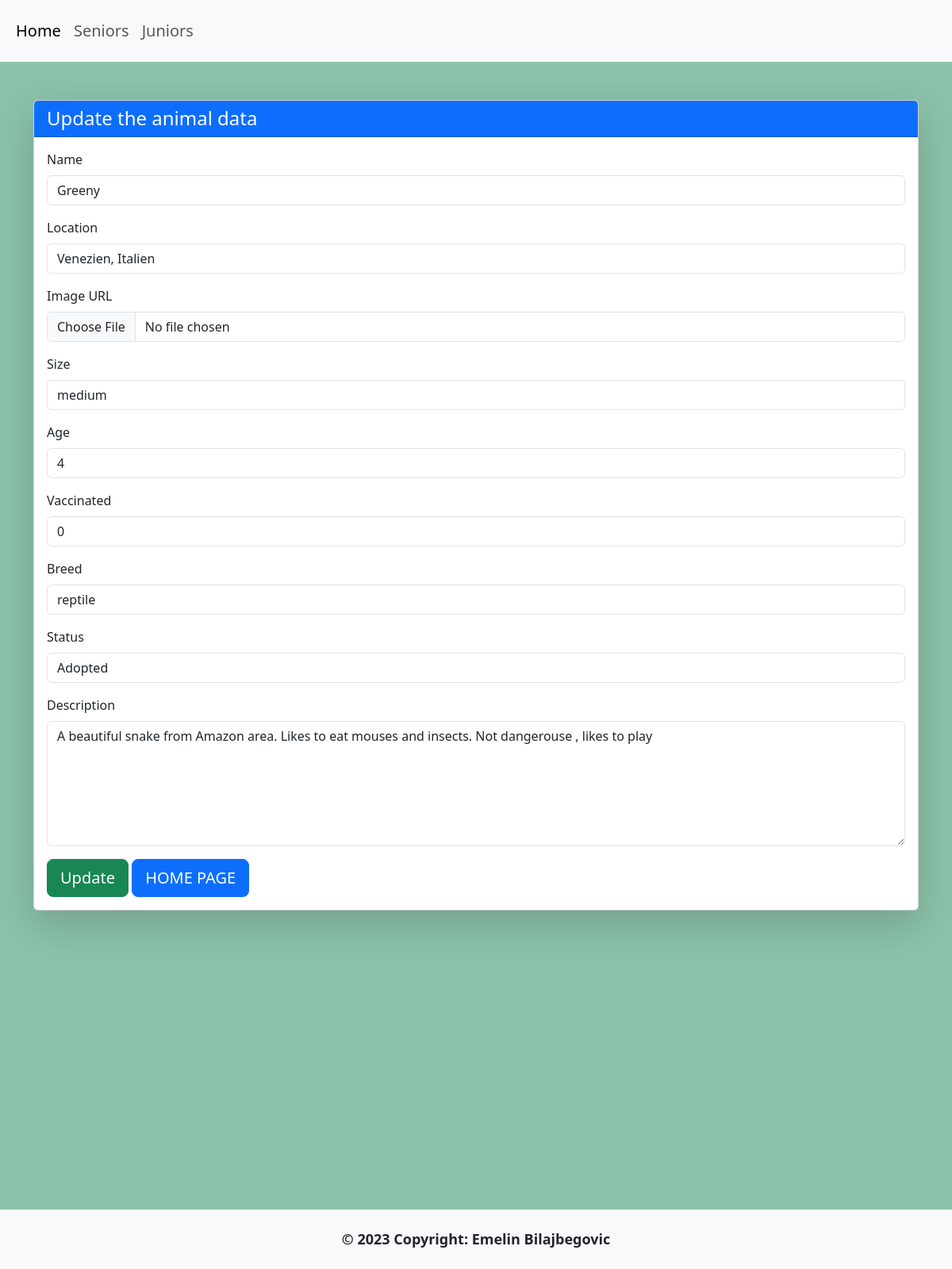
The page /update.php?id=3 on the database its author committed.
### tables this page shows
CREATE TABLE `animal` (
  `id` int(11) NOT NULL,
  `name` varchar(255) NOT NULL,
  `image` varchar(255) NOT NULL,
  `location` varchar(255) NOT NULL,
  `description` varchar(700) NOT NULL,
  `size` varchar(255) NOT NULL,
  `age` int(255) NOT NULL,
  `vaccinated` tinyint(1) NOT NULL,
  `breed` varchar(255) NOT NULL,
  `status` tinyint(1) NOT NULL,
  `fk_animalId` int(11) DEFAULT NULL
);

### update.php (the view, shortened to what this page needs)
<?php
require_once "db_connect.php";
$id = $_GET["id"];
$sql = "SELECT * FROM animal WHERE id = $id ";
$result = mysqli_query($connect, $sql);
$row = mysqli_fetch_assoc($result);
?>
<!DOCTYPE html>
<html lang="en">
<head>
    <link href="https://cdn.jsdelivr.net/npm/bootstrap@5.3.0/dist/css/bootstrap.min.css" rel="stylesheet">
</head>
<body class="bg-success text-dark bg-opacity-50" style="height: 200vh">
    <nav class="navbar navbar-expand-lg bg-body-tertiary py-3">
        <div class="container-fluid">
            <div class="collapse navbar-collapse" id="navbarSupportedContent">
                <ul class="navbar-nav me-auto mb-2 mb-lg-0">
                    <li class="nav-item">
                        <a class="nav-link active" aria-current="page" href="home.php" style="font-size: 20px;">Home</a>
                    </li>
                    <li class="nav-item">
                        <a class="nav-link" href="senior.php" style="font-size: 20px;">Seniors</a>
                    </li>
                    <li class="nav-item">
                        <a class="nav-link" href="junior.php" style="font-size: 20px;">Juniors</a>
                    </li>
                </ul>
            </div>
        </div>
    </nav>
    <div class="container mt-5">
        <div class="card shadow-lg">
            <div class="card-header bg-primary text-white">
                <h4 class="m-0">Update the animal data</h4>
            </div>
            <div class="card-body">
                <form method="post" enctype="multipart/form-data">
                    <div class="mb-3">
                        <label for="name" class="form-label">Name</label>
                        <input type="text" class="form-control" id="name" name="name" value="<?= $row["name"] ?>">
                    </div>
                    <div class="row mb-3">
                        <div class="col">
                            <label for="location" class="form-label">Location</label>
                            <input type="text" class="form-control" id="location" name="location" value="<?= $row["location"] ?>">
                        </div>
                    </div>
                    <div class="mb-3">
                        <label for="image" class="form-label">Image URL</label>
                        <input type="file" class="form-control" id="image" name="image" value="<?= $row["image"] ?>">
                    </div>
                    <div class="mb-3">
                        <label for="size" class="form-label">Size</label>
                        <input type="text" class="form-control" id="size" name="size" value="<?= $row["size"] ?>">
                    </div>
                    <div class="mb-3">
                        <label for="age" class="form-label">Age</label>
                        <input type="text" class="form-control" id="age" name="age" value="<?= $row["age"] ?>">
                    </div>
                    <div class="mb-3">
                        <label for="vaccinated" class="form-label">Vaccinated</label>
                        <input type="text" class="form-control" id="vaccinated" name="vaccinated" value="<?= $row["vaccinated"] ?>">
                    </div>
                    <div class="mb-3">
                        <label for="breed" class="form-label">Breed</label>
                        <input type="text" class="form-control" id="breed" name="breed" value="<?= $row["breed"] ?>">
                    </div>
                    <div class="mb-3">
                        <label for="status" class="form-label">Status</label>
                        <select class="form-control" id="status" name="status" value="<?= $row["status"] ?>">
                            <option value="0">Adopted</option>
                        </select>
                    </div>
                    <div class="mb-3">
                        <label for="description" class="form-label">Description</label>
                        <textarea class="form-control" id="description" name="description" rows="6"><?= $row["description"] ?></textarea>
                    </div>
                    <button type="submit" name="update" class="btn btn-success btn-lg">Update</button>
                    <a href='index.php' class='btn btn-primary btn-lg' style='width: auto;'>HOME PAGE</a>
                </form>
            </div>
        </div>
    </div>
    <footer class="navbar navbar-expand-lg bg-body-tertiary fixed-bottom">
        <div class="container-fluid d-flex justify-content-center">
            <div class="text-center p-3" style="font-size: 18px;">
                <strong>© 2023 Copyright: Emelin Bilajbegovic</strong>
            </div>
        </div>
    </footer>
</body>
</html>

### rows shown on the page
animal: name "Greeny", location "Venezien, Italien", size "medium", age "4", vaccinated "0", breed "reptile", status "Adopted", description "A beautiful snake from Amazon area. Likes to eat mouses and insects. Not dangerouse , likes to play"
